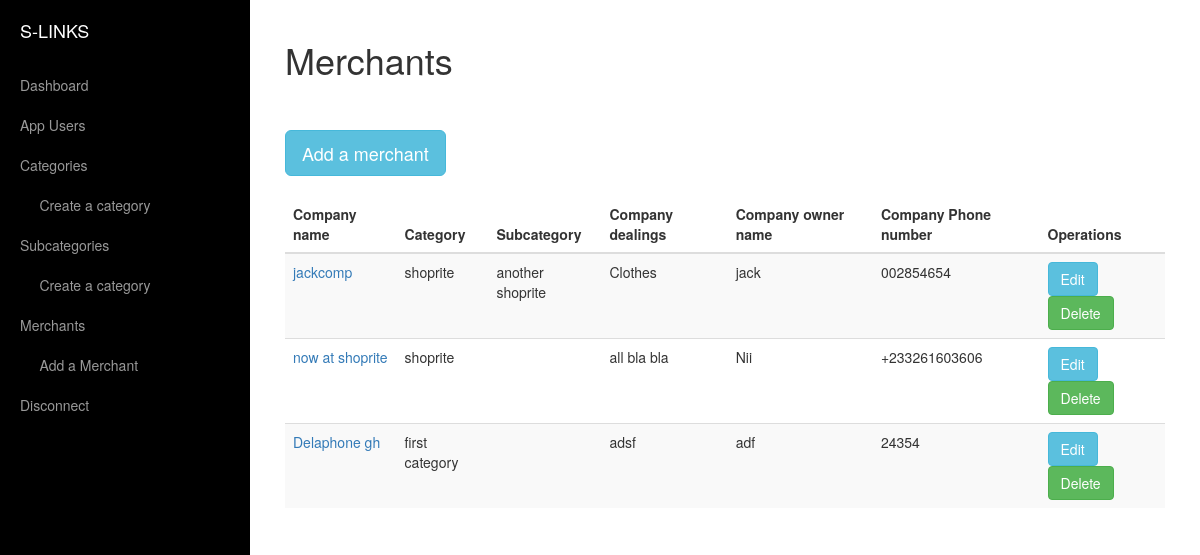
Page /companies/index.php on the committed database.
### tables this page shows
CREATE TABLE IF NOT EXISTS `companies` (
  `id` int(11) NOT NULL AUTO_INCREMENT,
  `company_name` varchar(255) NOT NULL,
  `company_uniq_id` varchar(255) NOT NULL,
  `company_category` varchar(255) NOT NULL,
  `company_subcategory` varchar(255) NOT NULL,
  `image_main` varchar(255) NOT NULL,
  `image_main_one` varchar(255) NOT NULL,
  `image_main_two` varchar(255) NOT NULL,
  `image_main_three` varchar(255) NOT NULL,
  `company_creation_date` varchar(255) NOT NULL,
  `company_owner_name` varchar(255) NOT NULL,
  `company_owner_phone` varchar(255) NOT NULL,
  `company_owner_email` varchar(255) NOT NULL,
  `company_address` varchar(255) NOT NULL,
  `company_website` varchar(255) DEFAULT NULL,
  `company_facebook` varchar(255) DEFAULT NULL,
  `company_contact_name` varchar(255) NOT NULL,
  `company_contact_phone` varchar(255) NOT NULL,
  `company_contact_email` varchar(255) NOT NULL,
  `company_contact_whatsapp` varchar(255) NOT NULL,
  `company_contact_skype` varchar(255) NOT NULL,
  `company_dealings` text NOT NULL,
  `company_working_days` varchar(255) NOT NULL,
  `company_working_hours` varchar(255) NOT NULL,
  `agent_name` varchar(255) NOT NULL,
  `agent_contact` varchar(255) NOT NULL,
  `agent_email` varchar(255) NOT NULL,
  `deleted` varchar(255) NOT NULL,
  PRIMARY KEY (`id`)
);

### companies/index.php (the view, shortened to what this page needs)
<?php
include("../functions.php");
$page = (int)(!isset($_GET["page"]) ? 1 : $_GET["page"]);
$per_page = 10;
$startpoint = ($page * $per_page) - $per_page;
$statement = "`companies` where deleted='no' order by id desc  ";
$results = $mysqli->query("SELECT * FROM {$statement} LIMIT {$startpoint} , {$per_page}");
    $get_total_rows = $results->num_rows;
?>
<!DOCTYPE html>
<html lang="en">
<head>
    <link href="../css/bootstrap.min.css" rel="stylesheet">
    <link href="../css/simple-sidebar.css" rel="stylesheet">
</head>
<body>
    <div id="wrapper">
 <?php include("../left_menu.php"); ?>
        <div id="page-content-wrapper">
            <div class="container-fluid">
                <div class="row">
                    <div class="col-lg-12">
                        <h1>Merchants</h1><br><br>
                    <a href="create_company.php" class="btn btn-info btn-lg">Add a merchant</a><br><br>
<?php
 if($get_total_rows != 0){
?>
 <table class="table table-striped">
    <thead>
      <tr>
        <th>Company name</th>
        <th>Category</th>
        <th>Subcategory</th>
         <th>Company dealings</th>
        <th>Company owner name</th>
        <th>Company Phone number</th>
        <th>Operations</th>
      </tr>
    </thead>
    <tbody>
<?php
      while ($row_companies = $results->fetch_assoc()) {
?>
      <tr>
        <td>  <a href="view_company.php?company_uniq_id=<?php echo $row_companies["company_uniq_id"];  ?>"><?php echo $row_companies["company_name"]; ?> </a></td>
        <td><?php echo  substr($row_companies["company_category"],0,80); ?></td>
          <td><?php echo  substr($row_companies["company_subcategory"],0,80); ?></td>
        <td><?php  echo substr($row_companies["company_dealings"],0,80); ?></td>
        <td><?php  echo $row_companies["company_owner_name"]; ?></td>
        <td><?php  echo $row_companies["company_owner_phone"]; ?></td>
        <td>
        <a href="edit_company.php?company_uniq_id=<?php echo $row_companies["company_uniq_id"];?>" class="btn btn-info">Edit</a>
        <a href="delete_company.php?company_uniq_id=<?php echo $row_companies["company_uniq_id"];?>" onclick='return confirmDelete()' class="btn btn-success">Delete</a>
         </td>
      </tr>
<?php
}
?>
    </tbody>
  </table>
<?php
}
else{
?>
<p>No company registered yet.</p>
<?php
}
?>
                    </div>
                </div>
            </div>
        </div>
    </div>
</body>
</html>

### css/simple-sidebar.css (style rules this page uses)
#wrapper { padding-left: 0; -webkit-transition: all 0.5s ease; -moz-transition: all 0.5s ease; -o-transition: all 0.5s ease; transition: all 0.5s ease; }
#page-content-wrapper { width: 100%; position: absolute; padding: 15px; }
@media (min-width:768px) { #wrapper { padding-left: 250px; } }
@media (min-width:768px) { #page-content-wrapper { padding: 20px; position: relative; } }

### rows in the picture
companies: company_name "jackcomp", company_category "shoprite", company_subcategory "another shoprite", company_dealings "Clothes", company_owner_name "jack", company_owner_phone "002854654"
companies: company_name "now at shoprite", company_category "shoprite", company_dealings "all bla bla", company_owner_name "Nii", company_owner_phone "+233261603606"
companies: company_name "Delaphone gh", company_category "first category", company_dealings "adsf", company_owner_name "adf", company_owner_phone "24354"
